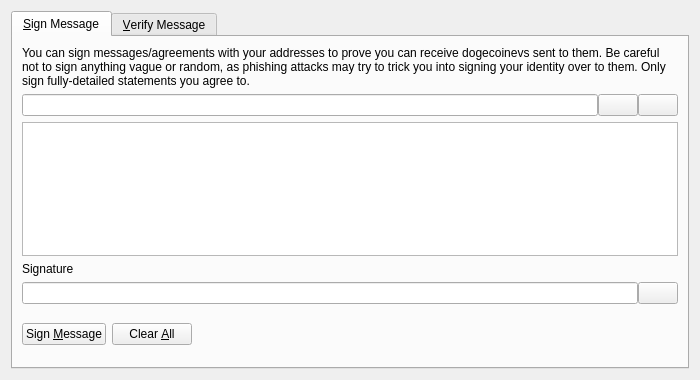
<?xml version="1.0" encoding="UTF-8"?>
<ui version="4.0">
 <class>SignVerifyMessageDialog</class>
 <widget class="QDialog" name="SignVerifyMessageDialog">
  <property name="geometry">
   <rect>
    <x>0</x>
    <y>0</y>
    <width>700</width>
    <height>380</height>
   </rect>
  </property>
  <property name="windowTitle">
   <string>Signatures - Sign / Verify a Message</string>
  </property>
  <property name="modal">
   <bool>true</bool>
  </property>
  <layout class="QVBoxLayout" name="verticalLayout">
   <item>
    <widget class="QTabWidget" name="tabWidget">
     <property name="currentIndex">
      <number>0</number>
     </property>
     <widget class="QWidget" name="tabSignMessage">
      <attribute name="title">
       <string>&amp;Sign Message</string>
      </attribute>
      <layout class="QVBoxLayout" name="verticalLayout_SM">
       <item>
        <widget class="QLabel" name="infoLabel_SM">
         <property name="text">
          <string>You can sign messages/agreements with your addresses to prove you can receive dogecoinevs sent to them. Be careful not to sign anything vague or random, as phishing attacks may try to trick you into signing your identity over to them. Only sign fully-detailed statements you agree to.</string>
         </property>
         <property name="textFormat">
          <enum>Qt::PlainText</enum>
         </property>
         <property name="wordWrap">
          <bool>true</bool>
         </property>
        </widget>
       </item>
       <item>
        <layout class="QHBoxLayout" name="horizontalLayout_1_SM">
         <property name="spacing">
          <number>0</number>
         </property>
         <item>
          <widget class="QValidatedLineEdit" name="addressIn_SM">
           <property name="toolTip">
            <string>The DogecoinEV address to sign the message with</string>
           </property>
          </widget>
         </item>
         <item>
          <widget class="QPushButton" name="addressBookButton_SM">
           <property name="toolTip">
            <string>Choose previously used address</string>
           </property>
           <property name="text">
            <string/>
           </property>
           <property name="icon">
            <iconset resource="../bitcoin.qrc">
             <normaloff>:/icons/address-book</normaloff>:/icons/address-book</iconset>
           </property>
           <property name="shortcut">
            <string>Alt+A</string>
           </property>
           <property name="autoDefault">
            <bool>false</bool>
           </property>
          </widget>
         </item>
         <item>
          <widget class="QPushButton" name="pasteButton_SM">
           <property name="toolTip">
            <string>Paste address from clipboard</string>
           </property>
           <property name="text">
            <string/>
           </property>
           <property name="icon">
            <iconset resource="../bitcoin.qrc">
             <normaloff>:/icons/editpaste</normaloff>:/icons/editpaste</iconset>
           </property>
           <property name="shortcut">
            <string>Alt+P</string>
           </property>
           <property name="autoDefault">
            <bool>false</bool>
           </property>
          </widget>
         </item>
        </layout>
       </item>
       <item>
        <widget class="QPlainTextEdit" name="messageIn_SM">
         <property name="toolTip">
          <string>Enter the message you want to sign here</string>
         </property>
        </widget>
       </item>
       <item>
        <widget class="QLabel" name="signatureLabel_SM">
         <property name="text">
          <string>Signature</string>
         </property>
         <property name="textFormat">
          <enum>Qt::PlainText</enum>
         </property>
        </widget>
       </item>
       <item>
        <layout class="QHBoxLayout" name="horizontalLayout_2_SM">
         <property name="spacing">
          <number>0</number>
         </property>
         <item>
          <widget class="QLineEdit" name="signatureOut_SM">
           <property name="font">
            <font>
             <italic>true</italic>
            </font>
           </property>
           <property name="readOnly">
            <bool>true</bool>
           </property>
          </widget>
         </item>
         <item>
          <widget class="QPushButton" name="copySignatureButton_SM">
           <property name="toolTip">
            <string>Copy the current signature to the system clipboard</string>
           </property>
           <property name="text">
            <string/>
           </property>
           <property name="icon">
            <iconset resource="../bitcoin.qrc">
             <normaloff>:/icons/editcopy</normaloff>:/icons/editcopy</iconset>
           </property>
           <property name="autoDefault">
            <bool>false</bool>
           </property>
          </widget>
         </item>
        </layout>
       </item>
       <item>
        <layout class="QHBoxLayout" name="horizontalLayout_3_SM">
         <item>
          <widget class="QPushButton" name="signMessageButton_SM">
           <property name="toolTip">
            <string>Sign the message to prove you own this DogecoinEV address</string>
           </property>
           <property name="text">
            <string>Sign &amp;Message</string>
           </property>
           <property name="icon">
            <iconset resource="../bitcoin.qrc">
             <normaloff>:/icons/edit</normaloff>:/icons/edit</iconset>
           </property>
           <property name="autoDefault">
            <bool>false</bool>
           </property>
          </widget>
         </item>
         <item>
          <widget class="QPushButton" name="clearButton_SM">
           <property name="toolTip">
            <string>Reset all sign message fields</string>
           </property>
           <property name="text">
            <string>Clear &amp;All</string>
           </property>
           <property name="icon">
            <iconset resource="../bitcoin.qrc">
             <normaloff>:/icons/remove</normaloff>:/icons/remove</iconset>
           </property>
           <property name="autoDefault">
            <bool>false</bool>
           </property>
          </widget>
         </item>
         <item>
          <spacer name="horizontalSpacer_1_SM">
           <property name="orientation">
            <enum>Qt::Horizontal</enum>
           </property>
           <property name="sizeHint" stdset="0">
            <size>
             <width>40</width>
             <height>48</height>
            </size>
           </property>
          </spacer>
         </item>
         <item>
          <widget class="QLabel" name="statusLabel_SM">
           <property name="font">
            <font>
             <weight>75</weight>
             <bold>true</bold>
            </font>
           </property>
           <property name="text">
            <string/>
           </property>
           <property name="wordWrap">
            <bool>true</bool>
           </property>
          </widget>
         </item>
         <item>
          <spacer name="horizontalSpacer_2_SM">
           <property name="orientation">
            <enum>Qt::Horizontal</enum>
           </property>
           <property name="sizeHint" stdset="0">
            <size>
             <width>40</width>
             <height>48</height>
            </size>
           </property>
          </spacer>
         </item>
        </layout>
       </item>
      </layout>
     </widget>
     <widget class="QWidget" name="tabVerifyMessage">
      <attribute name="title">
       <string>&amp;Verify Message</string>
      </attribute>
      <layout class="QVBoxLayout" name="verticalLayout_VM">
       <item>
        <widget class="QLabel" name="infoLabel_VM">
         <property name="text">
          <string>Enter the receiver's address, message (ensure you copy line breaks, spaces, tabs, etc. exactly) and signature below to verify the message. Be careful not to read more into the signature than what is in the signed message itself, to avoid being tricked by a man-in-the-middle attack. Note that this only proves the signing party receives with the address, it cannot prove sendership of any transaction!</string>
         </property>
         <property name="textFormat">
          <enum>Qt::PlainText</enum>
         </property>
         <property name="alignment">
          <set>Qt::AlignLeading|Qt::AlignLeft|Qt::AlignTop</set>
         </property>
         <property name="wordWrap">
          <bool>true</bool>
         </property>
        </widget>
       </item>
       <item>
        <layout class="QHBoxLayout" name="horizontalLayout_1_VM">
         <property name="spacing">
          <number>0</number>
         </property>
         <item>
          <widget class="QValidatedLineEdit" name="addressIn_VM">
           <property name="toolTip">
            <string>The DogecoinEV address the message was signed with</string>
           </property>
          </widget>
         </item>
         <item>
          <widget class="QPushButton" name="addressBookButton_VM">
           <property name="toolTip">
            <string>Choose previously used address</string>
           </property>
           <property name="text">
            <string/>
           </property>
           <property name="icon">
            <iconset resource="../bitcoin.qrc">
             <normaloff>:/icons/address-book</normaloff>:/icons/address-book</iconset>
           </property>
           <property name="shortcut">
            <string>Alt+A</string>
           </property>
           <property name="autoDefault">
            <bool>false</bool>
           </property>
          </widget>
         </item>
        </layout>
       </item>
       <item>
        <widget class="QPlainTextEdit" name="messageIn_VM"/>
       </item>
       <item>
        <widget class="QValidatedLineEdit" name="signatureIn_VM"/>
       </item>
       <item>
        <layout class="QHBoxLayout" name="horizontalLayout_2_VM">
         <item>
          <widget class="QPushButton" name="verifyMessageButton_VM">
           <property name="toolTip">
            <string>Verify the message to ensure it was signed with the specified DogecoinEV address</string>
           </property>
           <property name="text">
            <string>Verify &amp;Message</string>
           </property>
           <property name="icon">
            <iconset resource="../bitcoin.qrc">
             <normaloff>:/icons/transaction_0</normaloff>:/icons/transaction_0</iconset>
           </property>
           <property name="autoDefault">
            <bool>false</bool>
           </property>
          </widget>
         </item>
         <item>
          <widget class="QPushButton" name="clearButton_VM">
           <property name="toolTip">
            <string>Reset all verify message fields</string>
           </property>
           <property name="text">
            <string>Clear &amp;All</string>
           </property>
           <property name="icon">
            <iconset resource="../bitcoin.qrc">
             <normaloff>:/icons/remove</normaloff>:/icons/remove</iconset>
           </property>
           <property name="autoDefault">
            <bool>false</bool>
           </property>
          </widget>
         </item>
         <item>
          <spacer name="horizontalSpacer_1_VM">
           <property name="orientation">
            <enum>Qt::Horizontal</enum>
           </property>
           <property name="sizeHint" stdset="0">
            <size>
             <width>40</width>
             <height>48</height>
            </size>
           </property>
          </spacer>
         </item>
         <item>
          <widget class="QLabel" name="statusLabel_VM">
           <property name="font">
            <font>
             <weight>75</weight>
             <bold>true</bold>
            </font>
           </property>
           <property name="text">
            <string/>
           </property>
           <property name="wordWrap">
            <bool>true</bool>
           </property>
          </widget>
         </item>
         <item>
          <spacer name="horizontalSpacer_2_VM">
           <property name="orientation">
            <enum>Qt::Horizontal</enum>
           </property>
           <property name="sizeHint" stdset="0">
            <size>
             <width>40</width>
             <height>48</height>
            </size>
           </property>
          </spacer>
         </item>
        </layout>
       </item>
      </layout>
     </widget>
    </widget>
   </item>
  </layout>
 </widget>
 <customwidgets>
  <customwidget>
   <class>QValidatedLineEdit</class>
   <extends>QLineEdit</extends>
   <header>qvalidatedlineedit.h</header>
  </customwidget>
 </customwidgets>
 <resources>
  <include location="../bitcoin.qrc"/>
 </resources>
 <connections/>
</ui>
